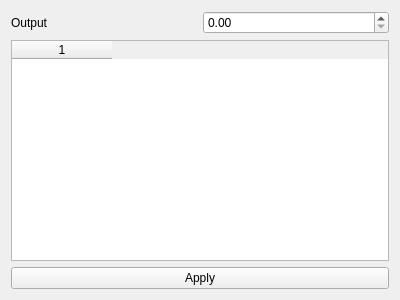
<?xml version="1.0" encoding="UTF-8"?>
<ui version="4.0">
 <class>EditExemple</class>
 <widget class="QWidget" name="EditExemple">
  <property name="geometry">
   <rect>
    <x>0</x>
    <y>0</y>
    <width>400</width>
    <height>300</height>
   </rect>
  </property>
  <property name="windowTitle">
   <string>Form</string>
  </property>
  <layout class="QVBoxLayout" name="verticalLayout">
   <item>
    <layout class="QHBoxLayout" name="horizontalLayout">
     <item>
      <widget class="QLabel" name="label">
       <property name="text">
        <string>Output</string>
       </property>
      </widget>
     </item>
     <item>
      <widget class="QDoubleSpinBox" name="outputValue"/>
     </item>
    </layout>
   </item>
   <item>
    <widget class="QTableWidget" name="entriesTable">
     <property name="columnCount">
      <number>1</number>
     </property>
     <column/>
    </widget>
   </item>
   <item>
    <widget class="QPushButton" name="pushButton">
     <property name="text">
      <string>Apply</string>
     </property>
    </widget>
   </item>
  </layout>
 </widget>
 <resources/>
 <connections>
  <connection>
   <sender>pushButton</sender>
   <signal>clicked()</signal>
   <receiver>EditExemple</receiver>
   <slot>sendTruth()</slot>
   <hints>
    <hint type="sourcelabel">
     <x>290</x>
     <y>275</y>
    </hint>
    <hint type="destinationlabel">
     <x>2</x>
     <y>244</y>
    </hint>
   </hints>
  </connection>
 </connections>
 <slots>
  <slot>sendTruth()</slot>
 </slots>
</ui>
